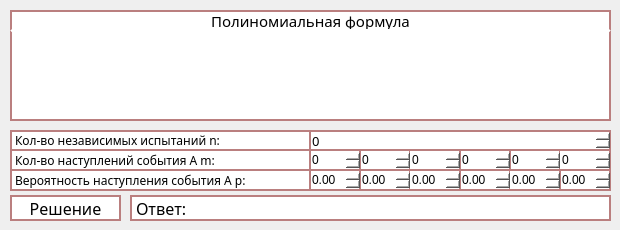
<?xml version="1.0" encoding="UTF-8"?>
<ui version="4.0">
 <class>Polynomial</class>
 <widget class="QDialog" name="Polynomial">
  <property name="geometry">
   <rect>
    <x>0</x>
    <y>0</y>
    <width>620</width>
    <height>230</height>
   </rect>
  </property>
  <property name="minimumSize">
   <size>
    <width>620</width>
    <height>230</height>
   </size>
  </property>
  <property name="maximumSize">
   <size>
    <width>620</width>
    <height>230</height>
   </size>
  </property>
  <property name="windowTitle">
   <string>Полиномиал 3000</string>
  </property>
  <widget class="QSpinBox" name="spinBox_m_3_5">
   <property name="geometry">
    <rect>
     <x>510</x>
     <y>150</y>
     <width>51</width>
     <height>21</height>
    </rect>
   </property>
   <property name="styleSheet">
    <string notr="true">QSpinBox {
background-color: rgb(255,255,255);
border:2px solid #ba7f7f;
border-bottom:2px solid #ba7f7f;
border-left:0px solid #ba7f7f;
border-top:1px solid #ba7f7f;
 }

QSpinBox::up-button {
     subcontrol-origin: border;
     subcontrol-position: top right; /* позиция - в верхнем правом углу */
     width: 13px;
     height: 8px;
	 border-image: url(:/new/prefix1/png/up11.png);
     border-width: 1px;
     margin: 0px 1px 1px 1px;
 }
QSpinBox::up-button:hover { 
	border-image: url(:/new/prefix1/png/up12.png);
 }
QSpinBox::up-button:pressed {
	border-image: url(:/new/prefix1/png/up13.png);
 }

QSpinBox::down-button {
     subcontrol-origin: border;
     subcontrol-position: bottom right; /* позиция - в нижнем правом углу */
     width: 13px;
     height: 8px;
	 border-image: url(:/new/prefix1/png/down11.png);
     border-width: 1px;
     margin: 1px 1px 1px 1px;
 }
QSpinBox::down-button:hover { 
	border-image: url(:/new/prefix1/png/down12.png);
 }
QSpinBox::down-button:pressed {
	border-image: url(:/new/prefix1/png/down13.png);
 }</string>
   </property>
   <property name="maximum">
    <number>12</number>
   </property>
  </widget>
  <widget class="QSpinBox" name="spinBox_n_3">
   <property name="geometry">
    <rect>
     <x>310</x>
     <y>130</y>
     <width>301</width>
     <height>21</height>
    </rect>
   </property>
   <property name="font">
    <font>
     <family>Monospac821 BT</family>
     <pointsize>10</pointsize>
    </font>
   </property>
   <property name="styleSheet">
    <string notr="true">QSpinBox {
background-color: rgb(255,255,255);
border:2px solid #ba7f7f;
border-bottom:2px solid #ba7f7f;
border-left:0px solid #ba7f7f;
 }

QSpinBox::up-button {
     subcontrol-origin: border;
     subcontrol-position: top right; /* позиция - в верхнем правом углу */
     width: 13px;
     height: 8px;
	 border-image: url(:/new/prefix1/png/up11.png);
     border-width: 1px;
     margin: 1px 1px 1px 1px;
 }
QSpinBox::up-button:hover { 
	border-image: url(:/new/prefix1/png/up12.png);
 }
QSpinBox::up-button:pressed {
	border-image: url(:/new/prefix1/png/up13.png);
 }

QSpinBox::down-button {
     subcontrol-origin: border;
     subcontrol-position: bottom right; /* позиция - в нижнем правом углу */
     width: 13px;
     height: 8px;
	 border-image: url(:/new/prefix1/png/down11.png);
     border-width: 1px;
     margin: 1px 1px 1px 1px;
 }
QSpinBox::down-button:hover { 
	border-image: url(:/new/prefix1/png/down12.png);
 }
QSpinBox::down-button:pressed {
	border-image: url(:/new/prefix1/png/down13.png);
 }</string>
   </property>
   <property name="maximum">
    <number>12</number>
   </property>
  </widget>
  <widget class="QDoubleSpinBox" name="doubleSpinBox_p_3_4">
   <property name="geometry">
    <rect>
     <x>460</x>
     <y>170</y>
     <width>51</width>
     <height>21</height>
    </rect>
   </property>
   <property name="styleSheet">
    <string notr="true">QDoubleSpinBox {
background-color: rgb(255,255,255);
border:2px solid #ba7f7f;
border-bottom:2px solid #ba7f7f;
border-left:0px solid #ba7f7f;
border-top:1px solid #ba7f7f;
 }

QDoubleSpinBox::up-button {
     subcontrol-origin: border;
     subcontrol-position: top right; /* позиция - в верхнем правом углу */
     width: 13px;
     height: 8px;
	 border-image: url(:/new/prefix1/png/up11.png);
     border-width: 1px;
     margin: 0px 1px 1px 1px;
 }
QDoubleSpinBox::up-button:hover { 
	border-image: url(:/new/prefix1/png/up12.png);
 }
QDoubleSpinBox::up-button:pressed {
	border-image: url(:/new/prefix1/png/up13.png);
 }

QDoubleSpinBox::down-button {
     subcontrol-origin: border;
     subcontrol-position: bottom right; /* позиция - в нижнем правом углу */
     width: 13px;
     height: 8px;
	 border-image: url(:/new/prefix1/png/down11.png);
     border-width: 1px;
     margin: 1px 1px 1px 1px;
 }
QDoubleSpinBox::down-button:hover { 
	border-image: url(:/new/prefix1/png/down12.png);
 }
QDoubleSpinBox::down-button:pressed {
	border-image: url(:/new/prefix1/png/down13.png);
 }</string>
   </property>
   <property name="maximum">
    <double>1.000000000000000</double>
   </property>
  </widget>
  <widget class="QPushButton" name="pushButton_decision_3">
   <property name="geometry">
    <rect>
     <x>10</x>
     <y>195</y>
     <width>111</width>
     <height>26</height>
    </rect>
   </property>
   <property name="font">
    <font>
     <family>Monospac821 BT</family>
     <pointsize>12</pointsize>
    </font>
   </property>
   <property name="styleSheet">
    <string notr="true">QPushButton{
    background-color: #ffffff;
	color: rgb(0, 0, 0);
    border:2px solid #ba7f7f;
}
QPushButton:hover{
background-color: qlineargradient(x1:0, y1:0, x2:0, y2:1, 
                          stop:0 #ffffff, stop:1 #cecece);
	                      border-color: #ba7f7f;
}
QPushButton:pressed{
background-color: qlineargradient(x1:0, y1:0, x2:0, y2:1, 
                          stop:0 #cecece, stop:1 #7f7f7f);
}
</string>
   </property>
   <property name="text">
    <string>Решение</string>
   </property>
  </widget>
  <widget class="QDoubleSpinBox" name="doubleSpinBox_p_3_2">
   <property name="geometry">
    <rect>
     <x>360</x>
     <y>170</y>
     <width>51</width>
     <height>21</height>
    </rect>
   </property>
   <property name="styleSheet">
    <string notr="true">QDoubleSpinBox {
background-color: rgb(255,255,255);
border:2px solid #ba7f7f;
border-bottom:2px solid #ba7f7f;
border-left:0px solid #ba7f7f;
border-top:1px solid #ba7f7f;
 }

QDoubleSpinBox::up-button {
     subcontrol-origin: border;
     subcontrol-position: top right; /* позиция - в верхнем правом углу */
     width: 13px;
     height: 8px;
	 border-image: url(:/new/prefix1/png/up11.png);
     border-width: 1px;
     margin: 0px 1px 1px 1px;
 }
QDoubleSpinBox::up-button:hover { 
	border-image: url(:/new/prefix1/png/up12.png);
 }
QDoubleSpinBox::up-button:pressed {
	border-image: url(:/new/prefix1/png/up13.png);
 }

QDoubleSpinBox::down-button {
     subcontrol-origin: border;
     subcontrol-position: bottom right; /* позиция - в нижнем правом углу */
     width: 13px;
     height: 8px;
	 border-image: url(:/new/prefix1/png/down11.png);
     border-width: 1px;
     margin: 1px 1px 1px 1px;
 }
QDoubleSpinBox::down-button:hover { 
	border-image: url(:/new/prefix1/png/down12.png);
 }
QDoubleSpinBox::down-button:pressed {
	border-image: url(:/new/prefix1/png/down13.png);
 }</string>
   </property>
   <property name="maximum">
    <double>1.000000000000000</double>
   </property>
  </widget>
  <widget class="QSpinBox" name="spinBox_m_3_2">
   <property name="geometry">
    <rect>
     <x>360</x>
     <y>150</y>
     <width>51</width>
     <height>21</height>
    </rect>
   </property>
   <property name="styleSheet">
    <string notr="true">QSpinBox {
background-color: rgb(255,255,255);
border:2px solid #ba7f7f;
border-bottom:2px solid #ba7f7f;
border-left:0px solid #ba7f7f;
border-top:1px solid #ba7f7f;
 }

QSpinBox::up-button {
     subcontrol-origin: border;
     subcontrol-position: top right; /* позиция - в верхнем правом углу */
     width: 13px;
     height: 8px;
	 border-image: url(:/new/prefix1/png/up11.png);
     border-width: 1px;
     margin: 0px 1px 1px 1px;
 }
QSpinBox::up-button:hover { 
	border-image: url(:/new/prefix1/png/up12.png);
 }
QSpinBox::up-button:pressed {
	border-image: url(:/new/prefix1/png/up13.png);
 }

QSpinBox::down-button {
     subcontrol-origin: border;
     subcontrol-position: bottom right; /* позиция - в нижнем правом углу */
     width: 13px;
     height: 8px;
	 border-image: url(:/new/prefix1/png/down11.png);
     border-width: 1px;
     margin: 1px 1px 1px 1px;
 }
QSpinBox::down-button:hover { 
	border-image: url(:/new/prefix1/png/down12.png);
 }
QSpinBox::down-button:pressed {
	border-image: url(:/new/prefix1/png/down13.png);
 }</string>
   </property>
   <property name="maximum">
    <number>12</number>
   </property>
  </widget>
  <widget class="QDoubleSpinBox" name="doubleSpinBox_p_3_6">
   <property name="geometry">
    <rect>
     <x>560</x>
     <y>170</y>
     <width>51</width>
     <height>21</height>
    </rect>
   </property>
   <property name="styleSheet">
    <string notr="true">QDoubleSpinBox {
background-color: rgb(255,255,255);
border:2px solid #ba7f7f;
border-bottom:2px solid #ba7f7f;
border-left:0px solid #ba7f7f;
border-top:1px solid #ba7f7f;
 }

QDoubleSpinBox::up-button {
     subcontrol-origin: border;
     subcontrol-position: top right; /* позиция - в верхнем правом углу */
     width: 13px;
     height: 8px;
	 border-image: url(:/new/prefix1/png/up11.png);
     border-width: 1px;
     margin: 0px 1px 1px 1px;
 }
QDoubleSpinBox::up-button:hover { 
	border-image: url(:/new/prefix1/png/up12.png);
 }
QDoubleSpinBox::up-button:pressed {
	border-image: url(:/new/prefix1/png/up13.png);
 }

QDoubleSpinBox::down-button {
     subcontrol-origin: border;
     subcontrol-position: bottom right; /* позиция - в нижнем правом углу */
     width: 13px;
     height: 8px;
	 border-image: url(:/new/prefix1/png/down11.png);
     border-width: 1px;
     margin: 1px 1px 1px 1px;
 }
QDoubleSpinBox::down-button:hover { 
	border-image: url(:/new/prefix1/png/down12.png);
 }
QDoubleSpinBox::down-button:pressed {
	border-image: url(:/new/prefix1/png/down13.png);
 }</string>
   </property>
   <property name="maximum">
    <double>1.000000000000000</double>
   </property>
  </widget>
  <widget class="QSpinBox" name="spinBox_m_3_1">
   <property name="geometry">
    <rect>
     <x>310</x>
     <y>150</y>
     <width>51</width>
     <height>21</height>
    </rect>
   </property>
   <property name="styleSheet">
    <string notr="true">QSpinBox {
background-color: rgb(255,255,255);
border:2px solid #ba7f7f;
border-bottom:2px solid #ba7f7f;
border-left:0px solid #ba7f7f;
border-top:1px solid #ba7f7f;
 }

QSpinBox::up-button {
     subcontrol-origin: border;
     subcontrol-position: top right; /* позиция - в верхнем правом углу */
     width: 13px;
     height: 8px;
	 border-image: url(:/new/prefix1/png/up11.png);
     border-width: 1px;
     margin: 0px 1px 1px 1px;
 }
QSpinBox::up-button:hover { 
	border-image: url(:/new/prefix1/png/up12.png);
 }
QSpinBox::up-button:pressed {
	border-image: url(:/new/prefix1/png/up13.png);
 }

QSpinBox::down-button {
     subcontrol-origin: border;
     subcontrol-position: bottom right; /* позиция - в нижнем правом углу */
     width: 13px;
     height: 8px;
	 border-image: url(:/new/prefix1/png/down11.png);
     border-width: 1px;
     margin: 1px 1px 1px 1px;
 }
QSpinBox::down-button:hover { 
	border-image: url(:/new/prefix1/png/down12.png);
 }
QSpinBox::down-button:pressed {
	border-image: url(:/new/prefix1/png/down13.png);
 }</string>
   </property>
   <property name="maximum">
    <number>12</number>
   </property>
  </widget>
  <widget class="QDoubleSpinBox" name="doubleSpinBox_p_3_1">
   <property name="geometry">
    <rect>
     <x>310</x>
     <y>170</y>
     <width>51</width>
     <height>21</height>
    </rect>
   </property>
   <property name="styleSheet">
    <string notr="true">QDoubleSpinBox {
background-color: rgb(255,255,255);
border:2px solid #ba7f7f;
border-bottom:2px solid #ba7f7f;
border-left:0px solid #ba7f7f;
border-top:1px solid #ba7f7f;
 }

QDoubleSpinBox::up-button {
     subcontrol-origin: border;
     subcontrol-position: top right; /* позиция - в верхнем правом углу */
     width: 13px;
     height: 8px;
	 border-image: url(:/new/prefix1/png/up11.png);
     border-width: 1px;
     margin: 0px 1px 1px 1px;
 }
QDoubleSpinBox::up-button:hover { 
	border-image: url(:/new/prefix1/png/up12.png);
 }
QDoubleSpinBox::up-button:pressed {
	border-image: url(:/new/prefix1/png/up13.png);
 }

QDoubleSpinBox::down-button {
     subcontrol-origin: border;
     subcontrol-position: bottom right; /* позиция - в нижнем правом углу */
     width: 13px;
     height: 8px;
	 border-image: url(:/new/prefix1/png/down11.png);
     border-width: 1px;
     margin: 1px 1px 1px 1px;
 }
QDoubleSpinBox::down-button:hover { 
	border-image: url(:/new/prefix1/png/down12.png);
 }
QDoubleSpinBox::down-button:pressed {
	border-image: url(:/new/prefix1/png/down13.png);
 }</string>
   </property>
   <property name="maximum">
    <double>1.000000000000000</double>
   </property>
  </widget>
  <widget class="QDoubleSpinBox" name="doubleSpinBox_p_3_3">
   <property name="geometry">
    <rect>
     <x>410</x>
     <y>170</y>
     <width>51</width>
     <height>21</height>
    </rect>
   </property>
   <property name="styleSheet">
    <string notr="true">QDoubleSpinBox {
background-color: rgb(255,255,255);
border:2px solid #ba7f7f;
border-bottom:2px solid #ba7f7f;
border-left:0px solid #ba7f7f;
border-top:1px solid #ba7f7f;
 }

QDoubleSpinBox::up-button {
     subcontrol-origin: border;
     subcontrol-position: top right; /* позиция - в верхнем правом углу */
     width: 13px;
     height: 8px;
	 border-image: url(:/new/prefix1/png/up11.png);
     border-width: 1px;
     margin: 0px 1px 1px 1px;
 }
QDoubleSpinBox::up-button:hover { 
	border-image: url(:/new/prefix1/png/up12.png);
 }
QDoubleSpinBox::up-button:pressed {
	border-image: url(:/new/prefix1/png/up13.png);
 }

QDoubleSpinBox::down-button {
     subcontrol-origin: border;
     subcontrol-position: bottom right; /* позиция - в нижнем правом углу */
     width: 13px;
     height: 8px;
	 border-image: url(:/new/prefix1/png/down11.png);
     border-width: 1px;
     margin: 1px 1px 1px 1px;
 }
QDoubleSpinBox::down-button:hover { 
	border-image: url(:/new/prefix1/png/down12.png);
 }
QDoubleSpinBox::down-button:pressed {
	border-image: url(:/new/prefix1/png/down13.png);
 }</string>
   </property>
   <property name="maximum">
    <double>1.000000000000000</double>
   </property>
  </widget>
  <widget class="QLabel" name="label_p_3">
   <property name="geometry">
    <rect>
     <x>10</x>
     <y>170</y>
     <width>301</width>
     <height>21</height>
    </rect>
   </property>
   <property name="font">
    <font>
     <family>Monospac821 BT</family>
     <pointsize>9</pointsize>
    </font>
   </property>
   <property name="layoutDirection">
    <enum>Qt::LeftToRight</enum>
   </property>
   <property name="styleSheet">
    <string notr="true">background-color: rgb(255, 255, 255);
border:2px solid #ba7f7f;
border-top:1px solid #ba7f7f;
</string>
   </property>
   <property name="text">
    <string>Вероятность наступления события А p: </string>
   </property>
  </widget>
  <widget class="QLabel" name="label_formula_2">
   <property name="geometry">
    <rect>
     <x>10</x>
     <y>30</y>
     <width>601</width>
     <height>91</height>
    </rect>
   </property>
   <property name="font">
    <font>
     <family>Monospac821 BT</family>
    </font>
   </property>
   <property name="styleSheet">
    <string notr="true">background-color: rgb(255, 255, 255);
border:2px solid #ba7f7f;
border-top-color: rgb(255, 255, 255);
</string>
   </property>
   <property name="text">
    <string/>
   </property>
   <property name="alignment">
    <set>Qt::AlignCenter</set>
   </property>
  </widget>
  <widget class="QLabel" name="label_answer_3">
   <property name="geometry">
    <rect>
     <x>130</x>
     <y>195</y>
     <width>481</width>
     <height>26</height>
    </rect>
   </property>
   <property name="font">
    <font>
     <family>Monospac821 BT</family>
     <pointsize>12</pointsize>
    </font>
   </property>
   <property name="styleSheet">
    <string notr="true">background-color: rgb(255, 255, 255);
border:2px solid #ba7f7f;
</string>
   </property>
   <property name="text">
    <string>Ответ:</string>
   </property>
  </widget>
  <widget class="QSpinBox" name="spinBox_m_3_4">
   <property name="geometry">
    <rect>
     <x>460</x>
     <y>150</y>
     <width>51</width>
     <height>21</height>
    </rect>
   </property>
   <property name="styleSheet">
    <string notr="true">QSpinBox {
background-color: rgb(255,255,255);
border:2px solid #ba7f7f;
border-bottom:2px solid #ba7f7f;
border-left:0px solid #ba7f7f;
border-top:1px solid #ba7f7f;
 }

QSpinBox::up-button {
     subcontrol-origin: border;
     subcontrol-position: top right; /* позиция - в верхнем правом углу */
     width: 13px;
     height: 8px;
	 border-image: url(:/new/prefix1/png/up11.png);
     border-width: 1px;
     margin: 0px 1px 1px 1px;
 }
QSpinBox::up-button:hover { 
	border-image: url(:/new/prefix1/png/up12.png);
 }
QSpinBox::up-button:pressed {
	border-image: url(:/new/prefix1/png/up13.png);
 }

QSpinBox::down-button {
     subcontrol-origin: border;
     subcontrol-position: bottom right; /* позиция - в нижнем правом углу */
     width: 13px;
     height: 8px;
	 border-image: url(:/new/prefix1/png/down11.png);
     border-width: 1px;
     margin: 1px 1px 1px 1px;
 }
QSpinBox::down-button:hover { 
	border-image: url(:/new/prefix1/png/down12.png);
 }
QSpinBox::down-button:pressed {
	border-image: url(:/new/prefix1/png/down13.png);
 }</string>
   </property>
   <property name="maximum">
    <number>12</number>
   </property>
  </widget>
  <widget class="QLabel" name="label_text_2">
   <property name="geometry">
    <rect>
     <x>10</x>
     <y>10</y>
     <width>601</width>
     <height>21</height>
    </rect>
   </property>
   <property name="font">
    <font>
     <family>Monospac821 BT</family>
     <pointsize>11</pointsize>
    </font>
   </property>
   <property name="styleSheet">
    <string notr="true">background-color: rgb(255, 255, 255);
border:2px solid #ba7f7f;
border-bottom-color: rgb(255, 255, 255);</string>
   </property>
   <property name="text">
    <string>Полиномиальная формула</string>
   </property>
   <property name="alignment">
    <set>Qt::AlignCenter</set>
   </property>
  </widget>
  <widget class="QSpinBox" name="spinBox_m_3_6">
   <property name="geometry">
    <rect>
     <x>560</x>
     <y>150</y>
     <width>51</width>
     <height>21</height>
    </rect>
   </property>
   <property name="styleSheet">
    <string notr="true">QSpinBox {
background-color: rgb(255,255,255);
border:2px solid #ba7f7f;
border-bottom:2px solid #ba7f7f;
border-left:0px solid #ba7f7f;
border-top:1px solid #ba7f7f;
 }

QSpinBox::up-button {
     subcontrol-origin: border;
     subcontrol-position: top right; /* позиция - в верхнем правом углу */
     width: 13px;
     height: 8px;
	 border-image: url(:/new/prefix1/png/up11.png);
     border-width: 1px;
     margin: 0px 1px 1px 1px;
 }
QSpinBox::up-button:hover { 
	border-image: url(:/new/prefix1/png/up12.png);
 }
QSpinBox::up-button:pressed {
	border-image: url(:/new/prefix1/png/up13.png);
 }

QSpinBox::down-button {
     subcontrol-origin: border;
     subcontrol-position: bottom right; /* позиция - в нижнем правом углу */
     width: 13px;
     height: 8px;
	 border-image: url(:/new/prefix1/png/down11.png);
     border-width: 1px;
     margin: 1px 1px 1px 1px;
 }
QSpinBox::down-button:hover { 
	border-image: url(:/new/prefix1/png/down12.png);
 }
QSpinBox::down-button:pressed {
	border-image: url(:/new/prefix1/png/down13.png);
 }</string>
   </property>
   <property name="maximum">
    <number>12</number>
   </property>
  </widget>
  <widget class="QLabel" name="label_n_3">
   <property name="geometry">
    <rect>
     <x>10</x>
     <y>130</y>
     <width>301</width>
     <height>21</height>
    </rect>
   </property>
   <property name="font">
    <font>
     <family>Monospac821 BT</family>
     <pointsize>9</pointsize>
    </font>
   </property>
   <property name="layoutDirection">
    <enum>Qt::LeftToRight</enum>
   </property>
   <property name="styleSheet">
    <string notr="true">background-color: rgb(255, 255, 255);
border:2px solid #ba7f7f;
</string>
   </property>
   <property name="text">
    <string>Кол-во независимых испытаний n: </string>
   </property>
  </widget>
  <widget class="QLabel" name="label_m_3">
   <property name="geometry">
    <rect>
     <x>10</x>
     <y>150</y>
     <width>301</width>
     <height>21</height>
    </rect>
   </property>
   <property name="font">
    <font>
     <family>Monospac821 BT</family>
     <pointsize>9</pointsize>
    </font>
   </property>
   <property name="styleSheet">
    <string notr="true">background-color: rgb(255, 255, 255);
border:2px solid #ba7f7f;
border-top:1px solid #ba7f7f;
</string>
   </property>
   <property name="text">
    <string>Кол-во наступлений события A m: </string>
   </property>
  </widget>
  <widget class="QSpinBox" name="spinBox_m_3_3">
   <property name="geometry">
    <rect>
     <x>410</x>
     <y>150</y>
     <width>51</width>
     <height>21</height>
    </rect>
   </property>
   <property name="styleSheet">
    <string notr="true">QSpinBox {
background-color: rgb(255,255,255);
border:2px solid #ba7f7f;
border-bottom:2px solid #ba7f7f;
border-left:0px solid #ba7f7f;
border-top:1px solid #ba7f7f;
 }

QSpinBox::up-button {
     subcontrol-origin: border;
     subcontrol-position: top right; /* позиция - в верхнем правом углу */
     width: 13px;
     height: 8px;
	 border-image: url(:/new/prefix1/png/up11.png);
     border-width: 1px;
     margin: 0px 1px 1px 1px;
 }
QSpinBox::up-button:hover { 
	border-image: url(:/new/prefix1/png/up12.png);
 }
QSpinBox::up-button:pressed {
	border-image: url(:/new/prefix1/png/up13.png);
 }

QSpinBox::down-button {
     subcontrol-origin: border;
     subcontrol-position: bottom right; /* позиция - в нижнем правом углу */
     width: 13px;
     height: 8px;
	 border-image: url(:/new/prefix1/png/down11.png);
     border-width: 1px;
     margin: 1px 1px 1px 1px;
 }
QSpinBox::down-button:hover { 
	border-image: url(:/new/prefix1/png/down12.png);
 }
QSpinBox::down-button:pressed {
	border-image: url(:/new/prefix1/png/down13.png);
 }</string>
   </property>
   <property name="maximum">
    <number>12</number>
   </property>
  </widget>
  <widget class="QDoubleSpinBox" name="doubleSpinBox_p_3_5">
   <property name="geometry">
    <rect>
     <x>510</x>
     <y>170</y>
     <width>51</width>
     <height>21</height>
    </rect>
   </property>
   <property name="styleSheet">
    <string notr="true">QDoubleSpinBox {
background-color: rgb(255,255,255);
border:2px solid #ba7f7f;
border-bottom:2px solid #ba7f7f;
border-left:0px solid #ba7f7f;
border-top:1px solid #ba7f7f;
 }

QDoubleSpinBox::up-button {
     subcontrol-origin: border;
     subcontrol-position: top right; /* позиция - в верхнем правом углу */
     width: 13px;
     height: 8px;
	 border-image: url(:/new/prefix1/png/up11.png);
     border-width: 1px;
     margin: 0px 1px 1px 1px;
 }
QDoubleSpinBox::up-button:hover { 
	border-image: url(:/new/prefix1/png/up12.png);
 }
QDoubleSpinBox::up-button:pressed {
	border-image: url(:/new/prefix1/png/up13.png);
 }

QDoubleSpinBox::down-button {
     subcontrol-origin: border;
     subcontrol-position: bottom right; /* позиция - в нижнем правом углу */
     width: 13px;
     height: 8px;
	 border-image: url(:/new/prefix1/png/down11.png);
     border-width: 1px;
     margin: 1px 1px 1px 1px;
 }
QDoubleSpinBox::down-button:hover { 
	border-image: url(:/new/prefix1/png/down12.png);
 }
QDoubleSpinBox::down-button:pressed {
	border-image: url(:/new/prefix1/png/down13.png);
 }</string>
   </property>
   <property name="maximum">
    <double>1.000000000000000</double>
   </property>
  </widget>
 </widget>
 <resources/>
 <connections/>
</ui>
